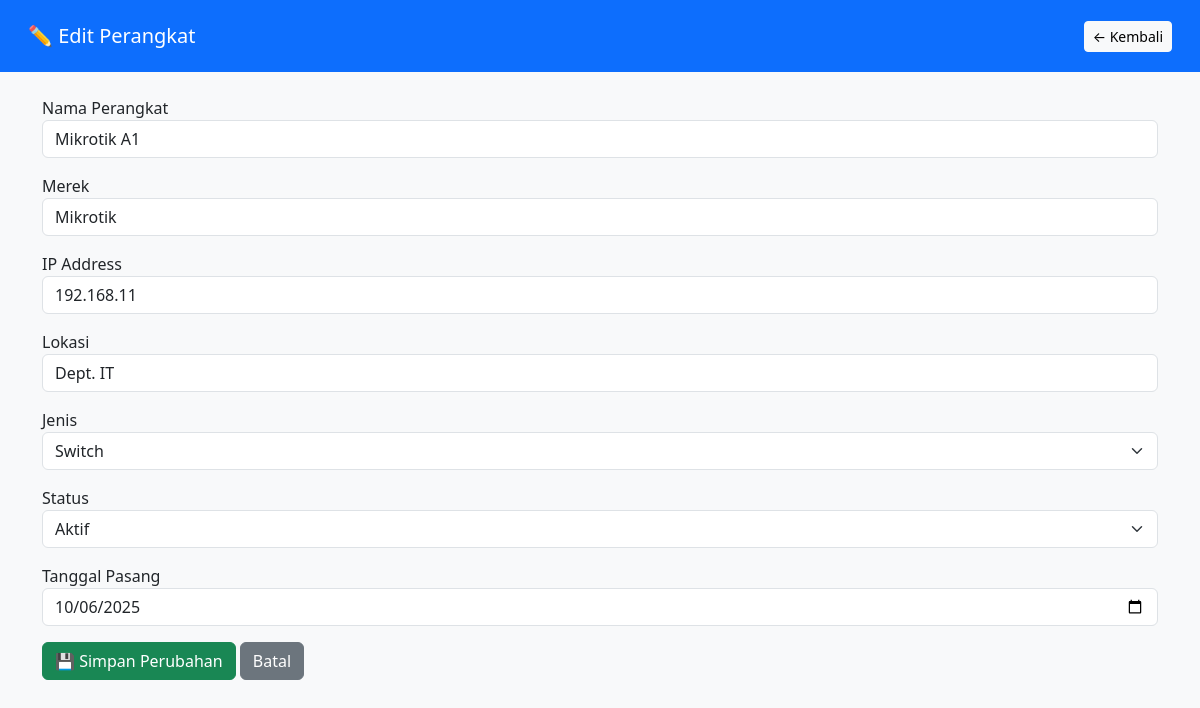
The page /edit_device.php?id=2 (signed in) on the database its author committed.
### tables this page shows
CREATE TABLE `devices` (
  `id` int(11) NOT NULL,
  `name` varchar(150) NOT NULL,
  `brand` varchar(100) DEFAULT NULL,
  `ip_address` varchar(45) DEFAULT NULL,
  `location` varchar(150) DEFAULT NULL,
  `type` varchar(50) DEFAULT NULL,
  `status` enum('Aktif','Nonaktif','Maintenance') DEFAULT 'Aktif',
  `installed_date` date DEFAULT NULL,
  `notes` text DEFAULT NULL,
  `created_at` datetime DEFAULT current_timestamp()
);

### edit_device.php (the view, shortened to what this page needs)
<?php
include 'config.php';
$id = $_GET['id'];
$result = $conn->query("SELECT * FROM devices WHERE id = $id");
$row = $result->fetch_assoc();
?>
<!DOCTYPE html>
<html lang="id">
<head>
    <link href="https://cdn.jsdelivr.net/npm/bootstrap@5.3.0/dist/css/bootstrap.min.css" rel="stylesheet">
</head>
<body class="bg-light">
<nav class="navbar navbar-dark bg-primary p-3">
    <div class="container-fluid">
        <span class="navbar-brand">✏️ Edit Perangkat</span>
        <a href="dashboard.php" class="btn btn-light btn-sm">← Kembali</a>
    </div>
</nav>
<div class="container mt-4">
    <form method="POST">
        <div class="mb-3">
            <label>Nama Perangkat</label>
            <input type="text" name="name" class="form-control" value="<?= $row['name'] ?>" required>
        </div>
        <div class="mb-3">
            <label>Merek</label>
            <input type="text" name="brand" class="form-control" value="<?= $row['brand'] ?>" required>
        </div>
        <div class="mb-3">
            <label>IP Address</label>
            <input type="text" name="ip_address" class="form-control" value="<?= $row['ip_address'] ?>" required>
        </div>
        <div class="mb-3">
            <label>Lokasi</label>
            <input type="text" name="location" class="form-control" value="<?= $row['location'] ?>" required>
        </div>
        <div class="mb-3">
            <label>Jenis</label>
            <select name="type" class="form-select" required>
                <option <?= $row['type'] == 'Switch' ? 'selected' : '' ?>>Switch</option>
            </select>
        </div>
        <div class="mb-3">
            <label>Status</label>
            <select name="status" class="form-select" required>
                <option <?= $row['status'] == 'Aktif' ? 'selected' : '' ?>>Aktif</option>
            </select>
        </div>
        <div class="mb-3">
            <label>Tanggal Pasang</label>
            <input type="date" name="installed_date" class="form-control" value="<?= $row['installed_date'] ?>" required>
        </div>
        <button type="submit" class="btn btn-success">💾 Simpan Perubahan</button>
        <a href="dashboard.php" class="btn btn-secondary">Batal</a>
    </form>
</div>
</body>
</html>

### rows shown on the page
devices: name "Mikrotik A1", brand "Mikrotik", ip_address "192.168.11", location "Dept. IT", type "Switch", installed_date "10/06/2025"
